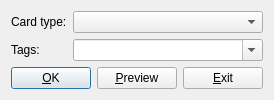
<?xml version="1.0" encoding="UTF-8"?>
<ui version="4.0">
 <class>EditCardDlg</class>
 <widget class="QDialog" name="EditCardDlg">
  <property name="geometry">
   <rect>
    <x>0</x>
    <y>0</y>
    <width>271</width>
    <height>100</height>
   </rect>
  </property>
  <property name="windowTitle">
   <string>Edit card</string>
  </property>
  <layout class="QHBoxLayout" name="horizontalLayout_2">
   <item>
    <layout class="QVBoxLayout" name="vbox_layout">
     <item>
      <layout class="QGridLayout">
       <item row="0" column="0">
        <widget class="QLabel" name="label_2">
         <property name="text">
          <string>Card type:</string>
         </property>
        </widget>
       </item>
       <item row="0" column="1">
        <widget class="QComboBox" name="card_types_widget">
         <property name="sizePolicy">
          <sizepolicy hsizetype="MinimumExpanding" vsizetype="Fixed">
           <horstretch>0</horstretch>
           <verstretch>0</verstretch>
          </sizepolicy>
         </property>
        </widget>
       </item>
       <item row="1" column="0">
        <widget class="QLabel" name="label">
         <property name="text">
          <string>Tags:</string>
         </property>
        </widget>
       </item>
       <item row="1" column="1">
        <widget class="CompletionComboBox" name="tags">
         <property name="sizePolicy">
          <sizepolicy hsizetype="MinimumExpanding" vsizetype="Fixed">
           <horstretch>0</horstretch>
           <verstretch>0</verstretch>
          </sizepolicy>
         </property>
         <property name="editable">
          <bool>true</bool>
         </property>
        </widget>
       </item>
      </layout>
     </item>
     <item>
      <layout class="QHBoxLayout" name="button_row">
       <item>
        <widget class="QPushButton" name="OK_button">
         <property name="text">
          <string>&amp;OK</string>
         </property>
         <property name="default">
          <bool>true</bool>
         </property>
        </widget>
       </item>
       <item>
        <spacer name="horizontalSpacer">
         <property name="orientation">
          <enum>Qt::Horizontal</enum>
         </property>
         <property name="sizeHint" stdset="0">
          <size>
           <width>70</width>
           <height>20</height>
          </size>
         </property>
        </spacer>
       </item>
       <item>
        <widget class="QPushButton" name="preview_button">
         <property name="text">
          <string>&amp;Preview</string>
         </property>
        </widget>
       </item>
       <item>
        <spacer>
         <property name="orientation">
          <enum>Qt::Horizontal</enum>
         </property>
         <property name="sizeHint" stdset="0">
          <size>
           <width>70</width>
           <height>20</height>
          </size>
         </property>
        </spacer>
       </item>
       <item>
        <widget class="QPushButton" name="exit_button">
         <property name="text">
          <string>&amp;Exit</string>
         </property>
        </widget>
       </item>
      </layout>
     </item>
    </layout>
   </item>
  </layout>
 </widget>
 <customwidgets>
  <customwidget>
   <class>CompletionComboBox</class>
   <extends>QComboBox</extends>
   <header>mnemosyne/pyqt_ui/completion_combo_box</header>
  </customwidget>
 </customwidgets> 
 <resources>
  <include location="mnemosyne.qrc"/>
 </resources>
 <connections>
  <connection>
   <sender>preview_button</sender>
   <signal>clicked()</signal>
   <receiver>EditCardDlg</receiver>
   <slot>preview</slot>
   <hints>
    <hint type="sourcelabel">
     <x>45</x>
     <y>155</y>
    </hint>
    <hint type="destinationlabel">
     <x>148</x>
     <y>87</y>
    </hint>
   </hints>
  </connection>
  <connection>
   <sender>OK_button</sender>
   <signal>clicked()</signal>
   <receiver>EditCardDlg</receiver>
   <slot>accept()</slot>
   <hints>
    <hint type="sourcelabel">
     <x>29</x>
     <y>80</y>
    </hint>
    <hint type="destinationlabel">
     <x>148</x>
     <y>49</y>
    </hint>
   </hints>
  </connection>
  <connection>
   <sender>exit_button</sender>
   <signal>clicked()</signal>
   <receiver>EditCardDlg</receiver>
   <slot>reject()</slot>
   <hints>
    <hint type="sourcelabel">
     <x>281</x>
     <y>151</y>
    </hint>
    <hint type="destinationlabel">
     <x>164</x>
     <y>87</y>
    </hint>
   </hints>
  </connection>
 </connections>
</ui>
